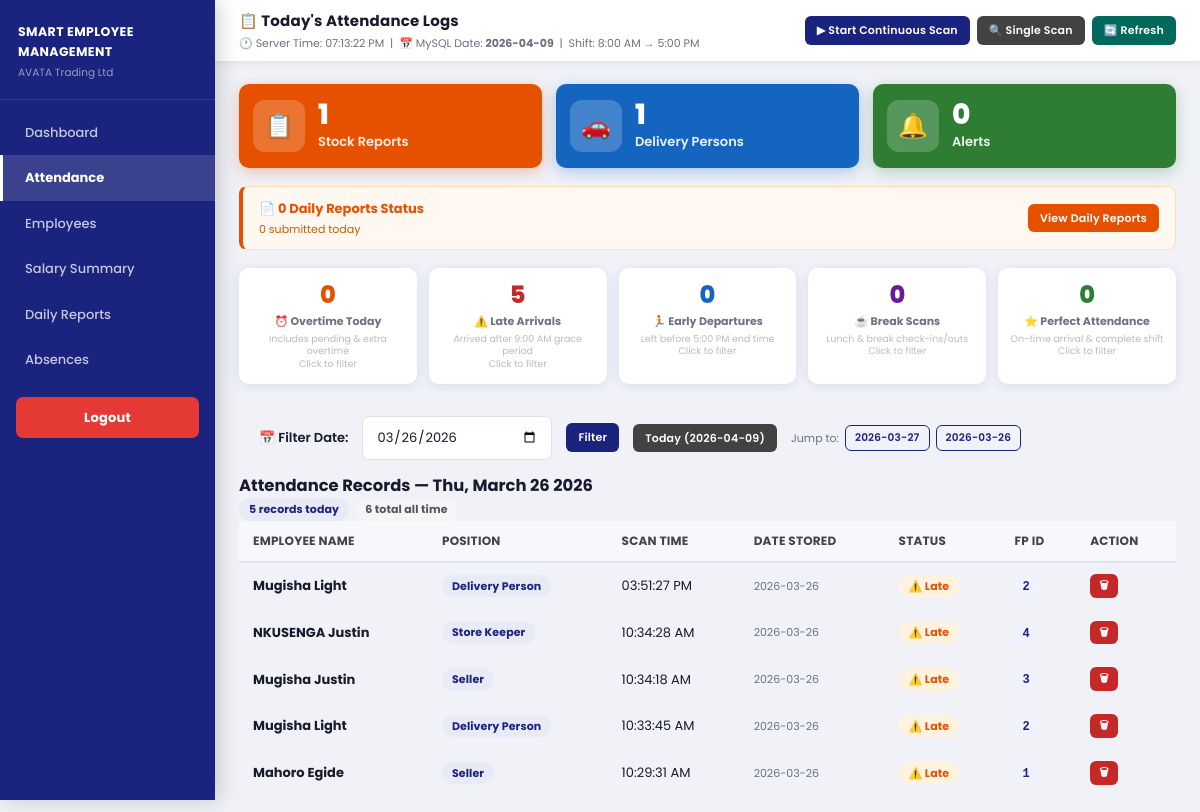
The app's page /admin/attendance.php?date=2026-03-26 (signed in) with its own data.
### tables this page shows
CREATE TABLE `attendancelog` (
  `id` int(11) NOT NULL,
  `employeeId` int(11) NOT NULL,
  `fingerprintId` int(11) DEFAULT NULL,
  `timestamp` datetime DEFAULT current_timestamp(),
  `status` varchar(50) DEFAULT 'present'
);

CREATE TABLE `employee` (
  `id` int(11) NOT NULL,
  `fingerprintId` int(11) DEFAULT NULL,
  `name` varchar(191) NOT NULL,
  `position` varchar(191) DEFAULT NULL,
  `salaryRatePerDay` double DEFAULT 10,
  `dailySalesTarget` double DEFAULT 500,
  `email` varchar(191) DEFAULT NULL,
  `loginOtp` varchar(10) DEFAULT NULL,
  `loginOtpExpiresAt` datetime DEFAULT NULL,
  `createdAt` datetime DEFAULT current_timestamp(),
  `updatedAt` datetime DEFAULT current_timestamp() ON UPDATE current_timestamp()
);

### config.php (called while the page is built, shortened)
<?php
function db(){
    static $c=null;
    if($c) return $c;
    $c=new mysqli(DB_HOST,DB_USER,DB_PASS,DB_NAME);
    $c->set_charset('utf8mb4');
    return $c;
}
function esc($s){ return htmlspecialchars((string)$s,ENT_QUOTES,'UTF-8'); }
function row($sql){ $r=db()->query($sql); return $r?$r->fetch_assoc():null; }
function val($sql){ $r=row($sql); return $r?reset($r):0; }
?>

### admin/attendance.php (the view, shortened to what this page needs)
<?php
require_once '../config.php'; authAdmin();
$mysqlNow  = row("SELECT CURDATE() AS d, NOW() AS n");
$today     = $mysqlNow['d'];
$date      = $_GET['date'] ?? $today;
$rptPend    = val("SELECT COUNT(*) FROM dailyreport WHERE justificationStatus='pending'");
$absPend    = val("SELECT COUNT(*) FROM absencerequest WHERE statusId='pending'");
$delivery   = val("SELECT COUNT(*) FROM employee WHERE position='Delivery Person'");
$totalAll   = val("SELECT COUNT(*) FROM attendancelog");
$lateArr = $earlyDep = $perfect = $overtime = $breaks = 0;
$tmp = db()->query("SELECT timestamp FROM attendancelog WHERE DATE(timestamp)='$date'");
while ($t = $tmp->fetch_assoc()) {
    if ((int)date('H', strtotime($t['timestamp'])) >= 9) $lateArr++;
}
$logs = db()->query("
    SELECT al.*, e.name, e.position
    FROM attendancelog al
    JOIN employee e ON e.id = al.employeeId
    WHERE DATE(al.timestamp) = '$date'
    ORDER BY al.timestamp DESC
");
$datesWithData = db()->query("SELECT DISTINCT DATE(timestamp) AS d FROM attendancelog ORDER BY d DESC LIMIT 10");
$allDates = [];
while ($d = $datesWithData->fetch_assoc()) $allDates[] = $d['d'];
?>
<!DOCTYPE html>
<html lang="en">
<head>
<link rel="stylesheet" href="../assets/css/style.css">
</head>
<body>
<div class="layout">
  <?php include '_sb.php'; ?>
  <div class="main">
    <div class="topbar">
      <div class="topbar-left">
        <h1>📋 Today's Attendance Logs</h1>
        <div class="sub-info">
          🕐 Server Time: <?= date('h:i:s A') ?>
          &nbsp;|&nbsp; 📅 MySQL Date: <strong><?= $today ?></strong>
          &nbsp;|&nbsp; Shift: 8:00 AM → 5:00 PM
        </div>
      </div>
      <div class="topbar-right">
        <button class="btn btn-navy btn-sm" onclick="openModal('scanModal')">▶ Start Continuous Scan</button>
        <button class="btn btn-gray btn-sm" onclick="openModal('scanModal')">🔍 Single Scan</button>
        <a href="attendance.php" class="btn btn-teal btn-sm">🔄 Refresh</a>
      </div>
    </div>
    <div class="page">
<div class="stats-row" style="grid-template-columns:repeat(3,1fr);">
  <div class="stat-card" style="background:#e65100;box-shadow:0 4px 15px rgba(230,81,0,.3);">
    <div class="stat-icon" style="background:rgba(255,255,255,.2);font-size:24px;width:52px;height:52px;border-radius:12px;display:flex;align-items:center;justify-content:center;">📋</div>
    <div class="stat-info">
      <h3 style="color:#fff;font-size:28px;">1</h3>
      <p style="color:rgba(255,255,255,.9);font-size:13px;font-weight:600;">Stock Reports</p>
    </div>
  </div>
  <div class="stat-card" style="background:#1565c0;box-shadow:0 4px 15px rgba(21,101,192,.3);">
    <div class="stat-icon" style="background:rgba(255,255,255,.2);font-size:24px;width:52px;height:52px;border-radius:12px;display:flex;align-items:center;justify-content:center;">🚗</div>
    <div class="stat-info">
      <h3 style="color:#fff;font-size:28px;"><?= $delivery ?></h3>
      <p style="color:rgba(255,255,255,.9);font-size:13px;font-weight:600;">Delivery Persons</p>
    </div>
  </div>
  <div class="stat-card" style="background:#2e7d32;box-shadow:0 4px 15px rgba(46,125,50,.3);">
    <div class="stat-icon" style="background:rgba(255,255,255,.2);font-size:24px;width:52px;height:52px;border-radius:12px;display:flex;align-items:center;justify-content:center;">🔔</div>
    <div class="stat-info">
      <h3 style="color:#fff;font-size:28px;"><?= $absPend ?></h3>
      <p style="color:rgba(255,255,255,.9);font-size:13px;font-weight:600;">Alerts</p>
    </div>
  </div>
</div>
      <div class="pend-bar">
        <div class="pb-left">
          <h4>📄 <?= $rptPend ?> Daily Reports Status</h4>
          <p><?= $rptPend ?> submitted today</p>
        </div>
        <a href="reports.php" class="btn btn-orange btn-sm">View Daily Reports</a>
      </div>
      <div class="att-metrics">
        <div class="att-metric">
          <h3 style="color:var(--orange);"><?= $overtime ?></h3>
          <div class="m-label">⏰ Overtime Today</div>
          <div class="m-sub">Includes pending &amp; extra overtime<br>Click to filter</div>
        </div>
        <div class="att-metric">
          <h3 style="color:var(--red);"><?= $lateArr ?></h3>
          <div class="m-label">⚠️ Late Arrivals</div>
          <div class="m-sub">Arrived after 9:00 AM grace period<br>Click to filter</div>
        </div>
        <div class="att-metric">
          <h3 style="color:var(--blue);"><?= $earlyDep ?></h3>
          <div class="m-label">🏃 Early Departures</div>
          <div class="m-sub">Left before 5:00 PM end time<br>Click to filter</div>
        </div>
        <div class="att-metric">
          <h3 style="color:var(--purple);"><?= $breaks ?></h3>
          <div class="m-label">☕ Break Scans</div>
          <div class="m-sub">Lunch &amp; break check-ins/outs<br>Click to filter</div>
        </div>
        <div class="att-metric">
          <h3 style="color:var(--green);"><?= $perfect ?></h3>
          <div class="m-label">⭐ Perfect Attendance</div>
          <div class="m-sub">On-time arrival &amp; complete shift<br>Click to filter</div>
        </div>
      </div>
      <div class="card">
        <div class="card-body" style="padding:14px 20px;">
          <form method="GET" class="flex gap14" style="flex-wrap:wrap;align-items:center;">
            <label style="font-size:13px;font-weight:600;white-space:nowrap;">📅 Filter Date:</label>
            <input type="date" name="date" value="<?= $date ?>" class="fc" style="width:190px;">
            <button type="submit" class="btn btn-navy btn-sm">Filter</button>
            <a href="attendance.php" class="btn btn-gray btn-sm">Today (<?= $today ?>)</a>
            <?php if (!empty($allDates)): ?>
            <div style="display:flex;gap:6px;flex-wrap:wrap;align-items:center;">
              <span style="font-size:11px;color:var(--muted);">Jump to:</span>
              <?php foreach(array_slice($allDates,0,5) as $d): ?>
              <a href="?date=<?= $d ?>" class="btn btn-outline btn-xs <?= $d===$date?'btn-navy':'' ?>"><?= $d ?></a>
              <?php endforeach; ?>
            </div>
            <?php endif; ?>
          </form>
        </div>
      </div>
      <div class="card mb0">
        <div class="card-head">
          <h3>Attendance Records — <?= date('D, F d Y', strtotime($date)) ?></h3>
          <div class="flex gap6">
            <span class="tag tag-navy"><?= $logs->num_rows ?> records today</span>
            <span class="tag tag-gray"><?= $totalAll ?> total all time</span>
          </div>
        </div>
        <div class="card-body-0">
          <?php if ($totalAll == 0): ?>
          <div style="text-align:center;padding:40px;color:var(--muted);">
            <div style="font-size:36px;margin-bottom:12px;">📋</div>
            <strong style="font-size:14px;color:var(--text);">No attendance records yet</strong>
            <p style="font-size:12px;margin-top:8px;">
              Simulate a scan by clicking <strong>Single Scan</strong> above<br>
              or open this URL in your browser:
            </p>
            <code style="font-size:11px;display:block;margin:10px auto;max-width:500px;padding:8px;text-align:left;">
              http://localhost/smart_employee/api/checkin.php?fp=1&secret=AVATA2026
            </code>
          </div>
          <?php else: ?>
          <div class="tbl-wrap">
            <table>
              <thead>
                <tr>
                  <th>Employee Name</th>
                  <th>Position</th>
                  <th>Scan Time</th>
                  <th>Date Stored</th>
                  <th>Status</th>
                  <th>FP ID</th>
                  <th>Action</th>
                </tr>
              </thead>
              <tbody>
              <?php while($l = $logs->fetch_assoc()):
                $h    = (int)date('H', strtotime($l['timestamp']));
                $late = $h >= 9;
              ?>
              <tr>
                <td><strong><?= esc($l['name']) ?></strong></td>
                <td><span class="tag tag-navy"><?= esc($l['position']) ?></span></td>
                <td class="nowrap"><?= date('h:i:s A', strtotime($l['timestamp'])) ?></td>
                <td class="nowrap" style="font-size:11px;color:var(--muted);"><?= date('Y-m-d', strtotime($l['timestamp'])) ?></td>
                <td>
                  <span class="tag <?= $late ? 'tag-orange' : 'tag-green' ?>">
                    <?= $late ? '⚠️ Late' : '✅ On Time' ?>
                  </span>
                </td>
                <td><code><?= $l['fingerprintId'] ?></code></td>
                <td>
                  <a href="del_log.php?id=<?= $l['id'] ?>"
                     class="btn btn-red btn-xs"
                     onclick="return confirm('Delete this record?')">🗑</a>
                </td>
              </tr>
              <?php endwhile; ?>
              </tbody>
            </table>
          </div>
          <?php endif; ?>
        </div>
      </div>
    </div>
  </div>
</div>
</body>
</html>

### admin/_sb.php
<?php $pg=basename($_SERVER['PHP_SELF'],'.php'); ?>
<div class="sidebar">
  <div class="sb-brand">
    <div class="logo-text">SMART EMPLOYEE<br>MANAGEMENT</div>
    <div class="sub">AVATA Trading Ltd</div>
  </div>
  <nav class="sb-nav">
    <a href="dashboard.php"  class="<?= $pg==='dashboard' ?'active':'' ?>">Dashboard</a>
    <a href="attendance.php" class="<?= $pg==='attendance'?'active':'' ?>">Attendance</a>
    <a href="employees.php"  class="<?= $pg==='employees' ?'active':'' ?>">Employees</a>
    <a href="salary.php"     class="<?= $pg==='salary'    ?'active':'' ?>">Salary Summary</a>
    <a href="reports.php"    class="<?= $pg==='reports'   ?'active':'' ?>">Daily Reports</a>
    <a href="absences.php"   class="<?= $pg==='absences'  ?'active':'' ?>">Absences</a>
    <a href="../logout.php"  class="sb-logout">Logout</a>
  </nav>
</div>

### records on screen
attendancelog: employeeId.name "Mugisha Light", employeeId.position "Delivery Person", timestamp "03:51:27 PM", timestamp "2026-03-26", shows "⚠️ Late", fingerprintId "2"
attendancelog: employeeId.name "NKUSENGA Justin", employeeId.position "Store Keeper", timestamp "10:34:28 AM", timestamp "2026-03-26", shows "⚠️ Late", fingerprintId "4"
attendancelog: employeeId.name "Mugisha Justin", employeeId.position "Seller", timestamp "10:34:18 AM", timestamp "2026-03-26", shows "⚠️ Late", fingerprintId "3"
attendancelog: employeeId.name "Mugisha Light", employeeId.position "Delivery Person", timestamp "10:33:45 AM", timestamp "2026-03-26", shows "⚠️ Late", fingerprintId "2"
attendancelog: employeeId.name "Mahoro Egide", employeeId.position "Seller", timestamp "10:29:31 AM", timestamp "2026-03-26", shows "⚠️ Late", fingerprintId "1"

### other values on screen
$today "2026-04-09"
$delivery "1"
$absPend "0"
$rptPend "0"
$overtime "0"
$lateArr "5"
$earlyDep "0"
$breaks "0"
$perfect "0"
$d "2026-03-27"
$d "2026-03-26"
date('D, F d Y', strtotime($date)) "Thu, March 26 2026"
$logs->num_rows "5"
$totalAll "6"
